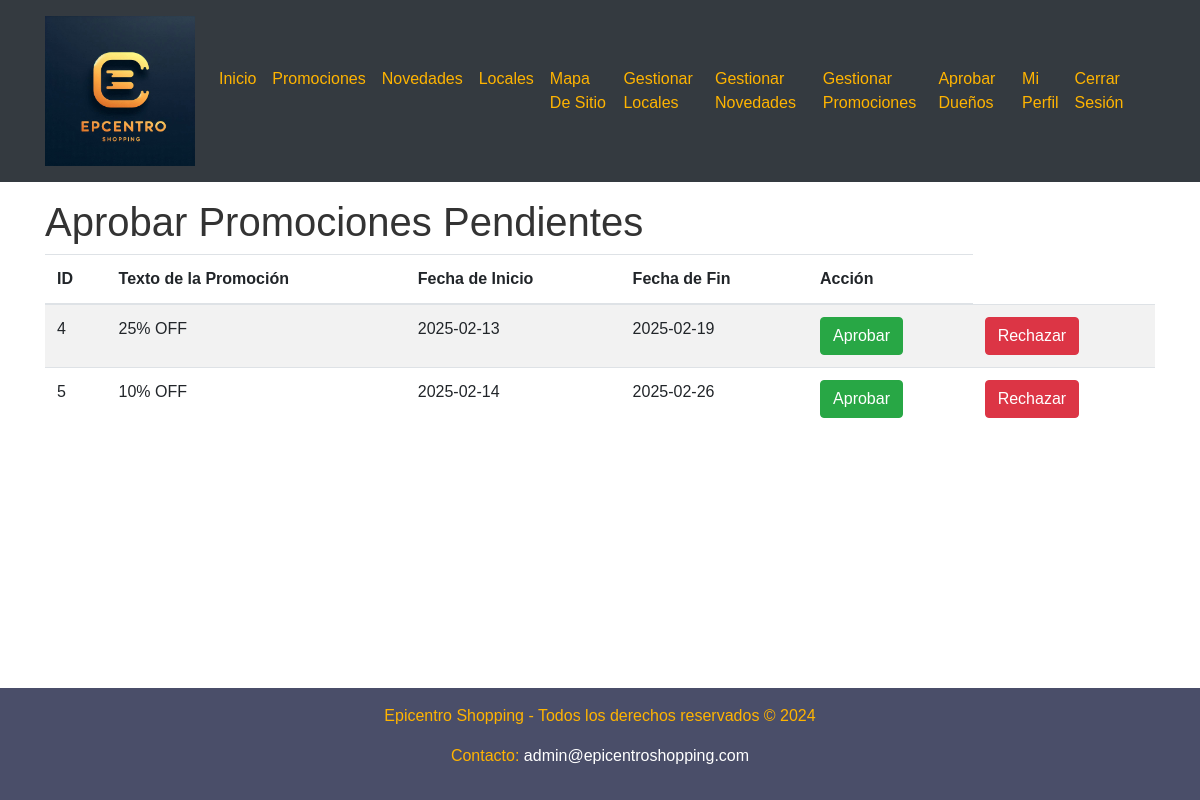
The page /admin_promociones.php (signed in) on the database its author committed.
### tables this page shows
CREATE TABLE `promociones` (
  `id` int(11) NOT NULL,
  `local_id` int(11) DEFAULT NULL,
  `textoPromo` varchar(200) NOT NULL,
  `fecha_inicio` date NOT NULL,
  `fecha_fin` date NOT NULL,
  `diasSemana` varchar(70) NOT NULL,
  `categoriaCliente` enum('Inicial','Medium','Premium') NOT NULL,
  `estadoPromo` set('Pendiente','Aprobada','Denegada') NOT NULL
);

### public/admin_promociones.php (the view, shortened to what this page needs)
<!DOCTYPE html>
<html lang="es">
<head>
    <link rel="stylesheet" href="https://stackpath.bootstrapcdn.com/bootstrap/4.5.2/css/bootstrap.min.css">
    <link rel="stylesheet" href="../css/admin_promociones.css">
    <link rel="stylesheet" href="../css/styles.css">
</head>
<body>
    <div class="wrapper">
        <?php include '../includes/header.php'; ?>
        <main class="container">
            <h1>Aprobar Promociones Pendientes</h1>
            <form action="../private/controAcepPromo.php" method="POST">
                <table class="table table-striped">
                    <thead>
                        <tr>
                            <th>ID</th>
                            <th>Texto de la Promoción</th>
                            <th>Fecha de Inicio</th>
                            <th>Fecha de Fin</th>
                            <th>Acción</th>
                        </tr>
                    </thead>
                    <tbody>
                        <?php
                        $conn = new mysqli("127.0.0.1", "root", "", "shopping_db", 3309);
                        $sql = "SELECT id, textoPromo, fecha_inicio, fecha_fin FROM promociones WHERE estadoPromo = 'Pendiente'";
                        $result = $conn->query($sql);
                        if ($result->num_rows > 0) {
                            while($row = $result->fetch_assoc()) {
                                echo "<tr>";
                                echo "<td>" . $row['id'] . "</td>";
                                echo "<td>" . $row['textoPromo'] . "</td>";
                                echo "<td>" . $row['fecha_inicio'] . "</td>";
                                echo "<td>" . $row['fecha_fin'] . "</td>";
                                echo "<td><button type='submit' name='aprobar' value='" . $row['id'] . "' class='btn btn-success'>Aprobar</button></td>";
                                echo "<td><button type='submit' name='rechazar' value='" . $row['id'] . "' class='btn btn-danger'>Rechazar</button></td>";
                                echo "</tr>";
                            }
                        } else {
                            echo "<tr><td colspan='5'>No hay promociones pendientes</td></tr>";
                        }
                        ?>
                    </tbody>
                </table>
            </form>
        </main>
        <?php include '../includes/footer.php'; ?>
    </div>
</body>
</html>

### css/admin_promociones.css (style rules this page uses)
body { background-color: #f8f9fa; color: #333; font-family: 'Poppins', sans-serif; }
.wrapper { display: grid; min-height: 100vh; grid-template-rows: auto 1fr auto; }

### css/styles.css (style rules this page uses)
body { background-color: #fff; color: #333; font-family: Arial, sans-serif; margin: 0; padding: 0; }
main { padding: 1rem; }
.wrapper { display: grid; min-height: 100vh; grid-template-rows: auto 1fr auto; }

### rows shown on the page
promociones: id "4", textoPromo "25% OFF", fecha_inicio "2025-02-13", fecha_fin "2025-02-19"
promociones: id "5", textoPromo "10% OFF", fecha_inicio "2025-02-14", fecha_fin "2025-02-26"
